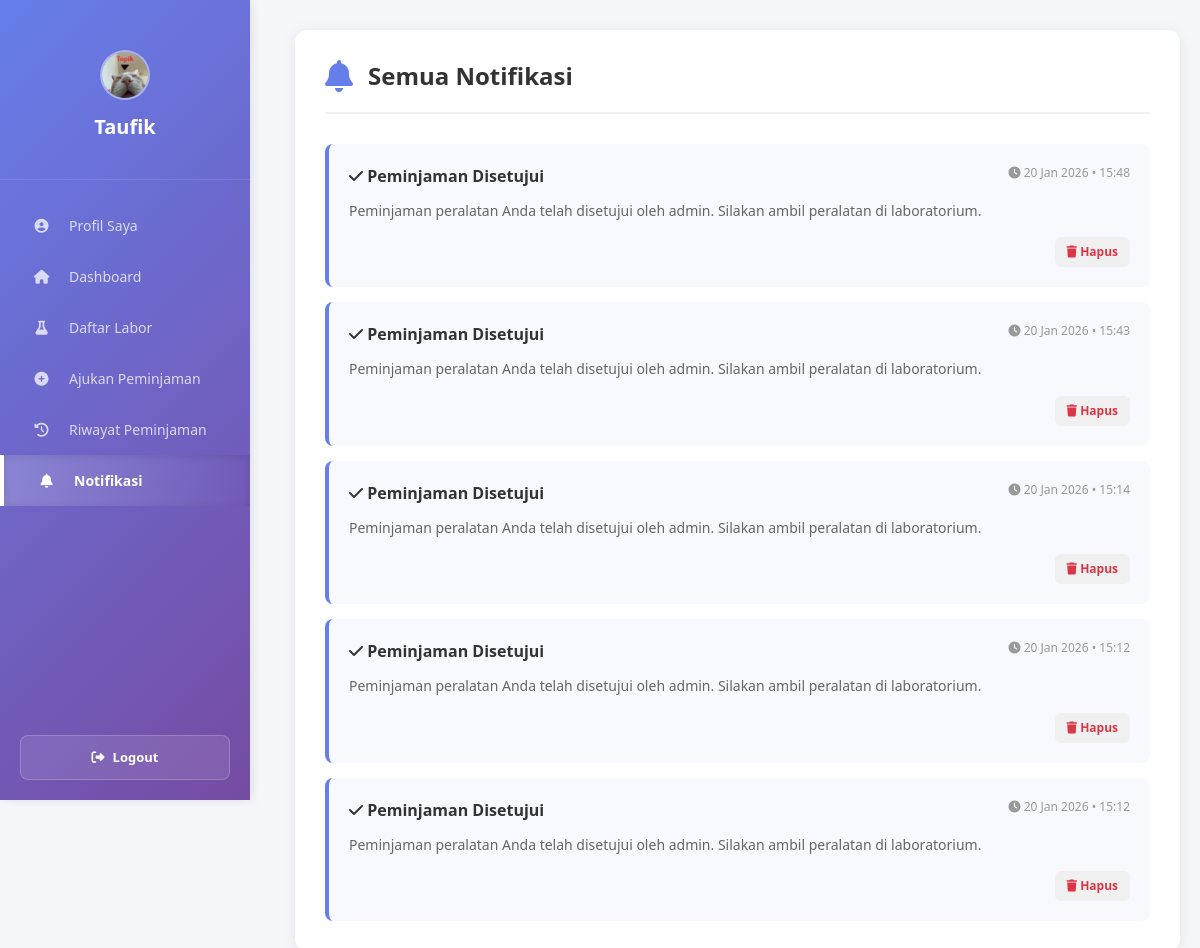
The page /pages/notifikasi-content.php (signed in) on the database its author committed.
### tables this page shows
CREATE TABLE `users` (
  `id` int(11) NOT NULL,
  `email` varchar(100) DEFAULT NULL,
  `nama` varchar(100) DEFAULT NULL,
  `nim` varchar(20) DEFAULT NULL,
  `password` varchar(255) DEFAULT NULL,
  `foto` varchar(255) DEFAULT NULL,
  `is_active` tinyint(1) DEFAULT 1,
  `role` varchar(20) DEFAULT 'mahasiswa',
  `created_at` datetime DEFAULT current_timestamp(),
  `updated_at` datetime DEFAULT current_timestamp() ON UPDATE current_timestamp()
);

CREATE TABLE `notifications` (
  `id` int(11) NOT NULL,
  `user_id` int(11) NOT NULL,
  `recipient_type` varchar(20) DEFAULT 'user',
  `title` varchar(191) NOT NULL,
  `message` text NOT NULL,
  `is_read` tinyint(1) DEFAULT 0,
  `created_at` datetime DEFAULT current_timestamp()
);

### pages/notifikasi-content.php (the view, shortened to what this page needs)
<?php
include '../config/database.php';
?>
<!DOCTYPE html>
<html>
<head>
<link href="https://cdn.jsdelivr.net/npm/bootstrap@5.3.2/dist/css/bootstrap.min.css" rel="stylesheet">
<link rel="stylesheet" href="https://cdnjs.cloudflare.com/ajax/libs/font-awesome/6.4.0/css/all.min.css">
</head>
<body>
<?php include '../assets/sidebar.php'; ?>
<div class="main-content">
<?php
$notifs_q = mysqli_query($conn, "SELECT * FROM notifications WHERE user_id='".intval($_SESSION['user_id'])."' AND (recipient_type='user' OR recipient_type IS NULL OR recipient_type='') ORDER BY created_at DESC");
?>
<div class="notifikasi-container">
  <div class="notifikasi-header">
    <i class="fas fa-bell"></i>
    <h3>Semua Notifikasi</h3>
  </div>
  <?php if(mysqli_num_rows($notifs_q) > 0): ?>
    <div class="notifikasi-list">
      <?php while($n = mysqli_fetch_assoc($notifs_q)): ?>
        <div class="notif-card <?php echo !$n['is_read'] ? 'unread' : ''; ?>" data-notif-id="<?php echo $n['id']; ?>">
          <div class="notif-header">
            <div class="notif-title">
              <i class="fas fa-<?php echo !$n['is_read'] ? 'star' : 'check'; ?>"></i>
              <?php echo htmlspecialchars($n['title']); ?>
            </div>
            <div class="notif-time">
              <i class="fas fa-clock"></i> <?php echo date('d M Y • H:i', strtotime($n['created_at'])); ?>
            </div>
          </div>
          <div class="notif-message">
            <?php echo nl2br(htmlspecialchars($n['message'])); ?>
          </div>
          <div class="notif-actions">
            <button type="button" class="btn-delete" onclick="deleteNotif(<?php echo $n['id']; ?>)">
              <i class="fas fa-trash"></i> Hapus
            </button>
          </div>
        </div>
      <?php endwhile; ?>
    </div>
  <?php endif; ?>
</div>
</div>
</body>
</html>

### assets/sidebar.php (shortened to what this page needs)
<?php
$user_id = isset($_SESSION['user_id']) ? $_SESSION['user_id'] : null;
$user_info = null;
if($user_id) {
  $user_query = mysqli_query($conn, "SELECT * FROM users WHERE id = '$user_id'");
  $user_info = mysqli_fetch_assoc($user_query);
}
$script_path = $_SERVER['SCRIPT_FILENAME'];
$document_root = $_SERVER['DOCUMENT_ROOT'];
$relative_path = str_replace($document_root, '', $script_path);
$current_page = '';
if (strpos($relative_path, 'dashboard-content.php') !== false || strpos($relative_path, 'index.php') !== false) {
    $current_page = 'dashboard';
} elseif (strpos($relative_path, 'labor-content.php') !== false) {
    $current_page = 'labor';
} elseif (strpos($relative_path, 'peminjaman-content.php') !== false) {
    $current_page = 'peminjaman';
} elseif (strpos($relative_path, 'riwayat-content.php') !== false) {
    $current_page = 'riwayat';
} elseif (strpos($relative_path, 'profil-content.php') !== false) {
    $current_page = 'profil';
} elseif (strpos($relative_path, 'notifikasi-content.php') !== false) {
    $current_page = 'notifikasi';
}
function is_active($page, $current) {
    return $page === $current ? 'active' : '';
}
?>
<!DOCTYPE html>
<html>
<head>
<link href="https://cdn.jsdelivr.net/npm/bootstrap@5.3.2/dist/css/bootstrap.min.css" rel="stylesheet">
<link rel="stylesheet" href="https://cdnjs.cloudflare.com/ajax/libs/font-awesome/6.4.0/css/all.min.css">
</head>
<body>
<div class="sidebar" id="sidebar">
  <div class="sidebar-brand">
    <div class="user-avatar-brand" onclick="navigateToProfile(event)" title="Klik untuk ke profil">
      <?php if($user_info): ?>
        <?php
          $foto_file = isset($user_info['foto']) ? $user_info['foto'] : '';
          $foto_path = __DIR__ . '/img/' . $foto_file;
          $has_foto = !empty($foto_file) && file_exists($foto_path);
        ?>
        <?php if($has_foto): ?>
          <img src="../assets/img/<?php echo urlencode($foto_file); ?>?v=<?php echo time(); ?>" alt="User" class="avatar-img" loading="lazy">
        <?php else: ?>
          <div class="avatar-initials"><?php echo strtoupper(substr($user_info['nama'], 0, 2)); ?></div>
        <?php endif; ?>
      <?php else: ?>
        <i class="fas fa-user-circle"></i>
      <?php endif; ?>
    </div>
    <h4><?php echo $user_info ? htmlspecialchars($user_info['nama']) : 'Labor'; ?></h4>
  </div>
  <ul class="sidebar-menu">
    <li><a href="#" class="nav-link <?php echo is_active('profil', $current_page); ?>" data-page="profil"><i class="fas fa-user-circle"></i> <span>Profil Saya</span></a></li>
    <li><a href="#" class="nav-link <?php echo is_active('dashboard', $current_page); ?>" data-page="dashboard"><i class="fas fa-home"></i> <span>Dashboard</span></a></li>
    <li><a href="#" class="nav-link <?php echo is_active('labor', $current_page); ?>" data-page="labor"><i class="fas fa-flask"></i> <span>Daftar Labor</span></a></li>
    <li><a href="#" class="nav-link <?php echo is_active('peminjaman', $current_page); ?>" data-page="peminjaman"><i class="fas fa-plus-circle"></i> <span>Ajukan Peminjaman</span></a></li>
    <li><a href="#" class="nav-link <?php echo is_active('riwayat', $current_page); ?>" data-page="riwayat"><i class="fas fa-history"></i> <span>Riwayat Peminjaman</span></a></li>
    <li>
      <a href="#" class="nav-link <?php echo is_active('notifikasi', $current_page); ?>" data-page="notifikasi" style="position: relative;">
        <i class="fas fa-bell"></i>
        <span>Notifikasi</span>
      </a>
    </li>
  </ul>
  <div class="sidebar-footer">
    <a href="#" class="nav-link" onclick="logout(event)"><i class="fas fa-sign-out-alt"></i> <span>Logout</span></a>
  </div>
</div>

### pages/notifikasi-content.php (style rules this page uses)
* { margin: 0; padding: 0; box-sizing: border-box; }
body { font-family: 'Segoe UI', Tahoma, Geneva, Verdana, sans-serif; background-color: #f5f7fb; overflow-x: hidden; }
.main-content { margin-left: 250px; padding: 30px 20px; min-height: 100vh; transition: margin-left 0.3s ease; }
.notifikasi-container { background: white; border-radius: 12px; padding: 30px; box-shadow: 0 2px 15px rgba(0,0,0,0.08); animation: slideUp 0.5s ease-out; }
.notifikasi-header { display: flex; align-items: center; margin-bottom: 30px; padding-bottom: 20px; border-bottom: 2px solid #f0f0f0; }
.notifikasi-header i { font-size: 32px; color: #667eea; margin-right: 15px; animation: bounce 2s ease-in-out infinite; }
.notifikasi-header h3 { margin: 0; color: #333; font-weight: 700; font-size: 24px; }
.notifikasi-list { display: flex; flex-direction: column; gap: 15px; }
.notif-card { border-left: 4px solid #667eea; padding: 20px; background: #f8f9ff; border-radius: 8px; transition: all 0.3s ease; animation: fadeInUp 0.5s ease-out; }
.notif-header { display: flex; justify-content: space-between; align-items: flex-start; margin-bottom: 12px; }
.notif-title { font-weight: 700; color: #333; font-size: 16px; }
.notif-time { font-size: 12px; color: #999; }
.notif-message { font-size: 14px; color: #666; margin-bottom: 15px; line-height: 1.6; }
.notif-actions { display: flex; gap: 8px; justify-content: flex-end; }
.notif-actions button { padding: 6px 12px; border-radius: 6px; border: none; font-size: 12px; font-weight: 600; transition: all 0.2s ease; cursor: pointer; }
.btn-delete { background: #f0f0f0; color: #dc3545; }

### assets/sidebar.php (style rules this page uses)
* { margin: 0; padding: 0; box-sizing: border-box; }
body { font-family: 'Segoe UI', Tahoma, Geneva, Verdana, sans-serif; background-color: #f5f7fb; }
.sidebar { background: linear-gradient(135deg, #667eea 0%, #764ba2 100%); min-height: 100vh; padding: 20px 0; position: fixed; left: 0; top: 0; width: 250px; box-shadow: 2px 0 10px rgba(0,0,0,0.1); z-index: 1000; overflow-y: auto; transition: transform 0.3s ease, width 0.3s ease; }
.sidebar-brand { display: flex; flex-direction: column; align-items: center; justify-content: center; padding: 30px 20px 40px; border-bottom: 1px solid rgba(255,255,255,0.1); }
.user-avatar-brand { width: 50px; height: 50px; border-radius: 50%; background: rgba(255,255,255,0.2); display: flex; align-items: center; justify-content: center; margin: 0 0 15px 0; border: 2px solid rgba(255,255,255,0.3); overflow: hidden; font-size: 20px; font-weight: 700; color: white; flex-shrink: 0; cursor: pointer; transition: all 0.3s ease; }
.avatar-img { width: 100%; height: 100%; object-fit: cover; display: flex; }
.sidebar-brand h4 { color: white; margin: 0; font-weight: 700; font-size: 20px; }
.sidebar-menu { list-style: none; padding: 20px 0; margin-bottom: 0; }
.sidebar-menu li { margin: 0; }
.sidebar-menu a { display: flex; align-items: center; padding: 15px 25px; color: rgba(255,255,255,0.75); text-decoration: none; transition: all 0.3s ease; font-size: 14px; font-weight: 500; border-left: 4px solid transparent; }
.sidebar-menu a.active { background: linear-gradient(90deg, rgba(255,255,255,0.2) 0%, transparent 100%); color: white; padding-left: 30px; border-left: 4px solid #fff; box-shadow: inset 0 2px 8px rgba(0,0,0,0.1); font-weight: 600; }
.sidebar-menu i { width: 25px; margin-right: 15px; text-align: center; }
.sidebar-footer { position: absolute; bottom: 20px; left: 0; right: 0; width: 100%; padding: 0 20px; }
.sidebar-footer a { display: flex; align-items: center; justify-content: center; padding: 12px; background: rgba(255,255,255,0.1); color: white; text-decoration: none; border-radius: 8px; transition: all 0.3s ease; font-weight: 600; border: 1px solid rgba(255,255,255,0.2); font-size: 13px; }
.sidebar-footer i { margin-right: 8px; }
.main-content { margin-left: 275px; padding: 30px 20px; min-height: 100vh; transition: margin-left 0.3s ease; position: relative; z-index: 1; }

### rows shown on the page
users: foto (picture), nama "Taufik"
notifications: is_read 1 (drawn), title "Peminjaman Disetujui", created_at "20 Jan 2026 • 15:48", message "Peminjaman peralatan Anda telah disetujui oleh admin. Silakan ambil peralatan di laboratorium."
notifications: is_read 1 (drawn), title "Peminjaman Disetujui", created_at "20 Jan 2026 • 15:43", message "Peminjaman peralatan Anda telah disetujui oleh admin. Silakan ambil peralatan di laboratorium."
notifications: is_read 1 (drawn), title "Peminjaman Disetujui", created_at "20 Jan 2026 • 15:14", message "Peminjaman peralatan Anda telah disetujui oleh admin. Silakan ambil peralatan di laboratorium."
notifications: is_read 1 (drawn), title "Peminjaman Disetujui", created_at "20 Jan 2026 • 15:12", message "Peminjaman peralatan Anda telah disetujui oleh admin. Silakan ambil peralatan di laboratorium."
notifications: is_read 1 (drawn), title "Peminjaman Disetujui", created_at "20 Jan 2026 • 15:12", message "Peminjaman peralatan Anda telah disetujui oleh admin. Silakan ambil peralatan di laboratorium."
